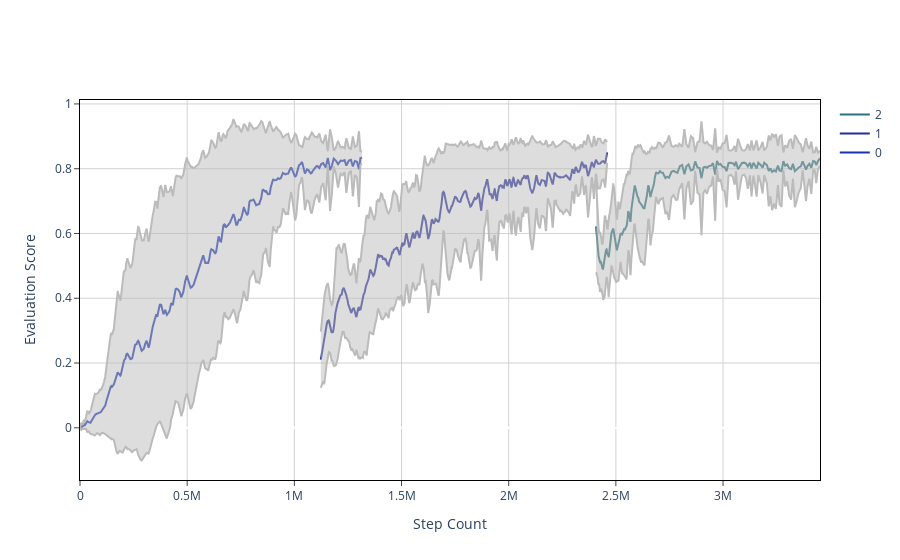

The notebook cell this image was saved under:
### Markdown cell above
### Plot agent evaluation vs steps time domain

### Code cell
visualizations.plot_trajectories(stats_all_0_1,
                                 show=True, save_path='outputs/eps=0.1/trajectories.png', show_std=True)

### Figure 1 — Plotly figure (JSON) as saved in the notebook; plotly's stock layout.template omitted (floating-point values rounded to 4 significant figures; data arrays with more than 128 entries replaced by an {"elided": "..."} marker saying what was removed)
{"data": [{"line": {"color": "#1a35b4"}, "mode": "lines", "name": "0", "type": "scatter", "x": {"elided": "370 int values"}, "y": {"elided": "370 float values"}}, {"line": {"color": "#bbbbbb"}, "mode": "lines", "showlegend": false, "type": "scatter", "x": {"elided": "370 int values"}, "y": {"elided": "370 float values"}}, {"fill": "tonexty", "line": {"color": "#bbbbbb"}, "mode": "lines", "showlegend": false, "type": "scatter", "x": {"elided": "370 int values"}, "y": {"elided": "370 float values"}}, {"line": {"color": "#262c9b"}, "mode": "lines", "name": "1", "type": "scatter", "x": {"elided": "572 float values"}, "y": {"elided": "572 float values"}}, {"line": {"color": "#bbbbbb"}, "mode": "lines", "showlegend": false, "type": "scatter", "x": {"elided": "572 float values"}, "y": {"elided": "572 float values"}}, {"fill": "tonexty", "line": {"color": "#bbbbbb"}, "mode": "lines", "showlegend": false, "type": "scatter", "x": {"elided": "572 float values"}, "y": {"elided": "572 float values"}}, {"line": {"color": "#2c7281"}, "mode": "lines", "name": "2", "type": "scatter", "x": {"elided": "307 int values"}, "y": {"elided": "307 float values"}}, {"line": {"color": "#bbbbbb"}, "mode": "lines", "showlegend": false, "type": "scatter", "x": {"elided": "307 int values"}, "y": {"elided": "307 float values"}}, {"fill": "tonexty", "line": {"color": "#bbbbbb"}, "mode": "lines", "showlegend": false, "type": "scatter", "x": {"elided": "307 int values"}, "y": {"elided": "307 float values"}}], "layout": {"plot_bgcolor": "white", "xaxis": {"gridcolor": "lightgrey", "linecolor": "black", "mirror": true, "showline": true, "ticks": "outside", "title": {"text": "Step Count"}}, "yaxis": {"gridcolor": "lightgrey", "linecolor": "black", "mirror": true, "showline": true, "ticks": "outside", "title": {"text": "Evaluation Score"}}}}
